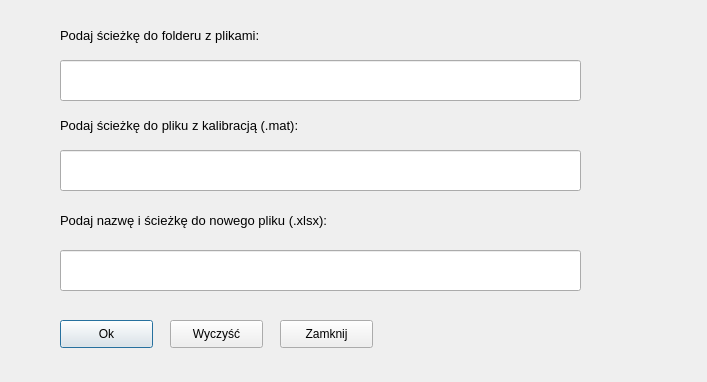
<?xml version="1.0" encoding="UTF-8"?>
<ui version="4.0">
 <class>Dialog</class>
 <widget class="QDialog" name="Dialog">
  <property name="geometry">
   <rect>
    <x>0</x>
    <y>0</y>
    <width>707</width>
    <height>382</height>
   </rect>
  </property>
  <property name="windowTitle">
   <string>Dialog</string>
  </property>
  <widget class="QLineEdit" name="lineEdit">
   <property name="geometry">
    <rect>
     <x>60</x>
     <y>60</y>
     <width>521</width>
     <height>41</height>
    </rect>
   </property>
   <property name="text">
    <string/>
   </property>
  </widget>
  <widget class="QLabel" name="label">
   <property name="geometry">
    <rect>
     <x>60</x>
     <y>20</y>
     <width>261</width>
     <height>31</height>
    </rect>
   </property>
   <property name="font">
    <font>
     <pointsize>10</pointsize>
    </font>
   </property>
   <property name="text">
    <string>Podaj ścieżkę do folderu z plikami:</string>
   </property>
  </widget>
  <widget class="QLabel" name="label_2">
   <property name="geometry">
    <rect>
     <x>60</x>
     <y>200</y>
     <width>361</width>
     <height>41</height>
    </rect>
   </property>
   <property name="font">
    <font>
     <pointsize>10</pointsize>
    </font>
   </property>
   <property name="text">
    <string>Podaj nazwę i ścieżkę do nowego pliku (.xlsx):</string>
   </property>
  </widget>
  <widget class="QLineEdit" name="lineEdit_2">
   <property name="geometry">
    <rect>
     <x>60</x>
     <y>250</y>
     <width>521</width>
     <height>41</height>
    </rect>
   </property>
   <property name="text">
    <string/>
   </property>
  </widget>
  <widget class="QPushButton" name="pushButton">
   <property name="geometry">
    <rect>
     <x>60</x>
     <y>320</y>
     <width>93</width>
     <height>28</height>
    </rect>
   </property>
   <property name="text">
    <string>Ok</string>
   </property>
  </widget>
  <widget class="QPushButton" name="pushButton_2">
   <property name="geometry">
    <rect>
     <x>170</x>
     <y>320</y>
     <width>93</width>
     <height>28</height>
    </rect>
   </property>
   <property name="text">
    <string>Wyczyść</string>
   </property>
  </widget>
  <widget class="QPushButton" name="pushButton_3">
   <property name="geometry">
    <rect>
     <x>280</x>
     <y>320</y>
     <width>93</width>
     <height>28</height>
    </rect>
   </property>
   <property name="text">
    <string>Zamknij</string>
   </property>
  </widget>
  <widget class="QLabel" name="label_3">
   <property name="geometry">
    <rect>
     <x>60</x>
     <y>110</y>
     <width>321</width>
     <height>31</height>
    </rect>
   </property>
   <property name="font">
    <font>
     <pointsize>10</pointsize>
    </font>
   </property>
   <property name="text">
    <string>Podaj ścieżkę do pliku z kalibracją (.mat):</string>
   </property>
  </widget>
  <widget class="QLineEdit" name="lineEdit_3">
   <property name="geometry">
    <rect>
     <x>60</x>
     <y>150</y>
     <width>521</width>
     <height>41</height>
    </rect>
   </property>
   <property name="text">
    <string/>
   </property>
  </widget>
  <widget class="QLabel" name="label_4">
   <property name="geometry">
    <rect>
     <x>420</x>
     <y>310</y>
     <width>261</width>
     <height>41</height>
    </rect>
   </property>
   <property name="font">
    <font>
     <pointsize>10</pointsize>
     <weight>75</weight>
     <bold>true</bold>
    </font>
   </property>
   <property name="text">
    <string/>
   </property>
  </widget>
 </widget>
 <resources/>
 <connections/>
</ui>
